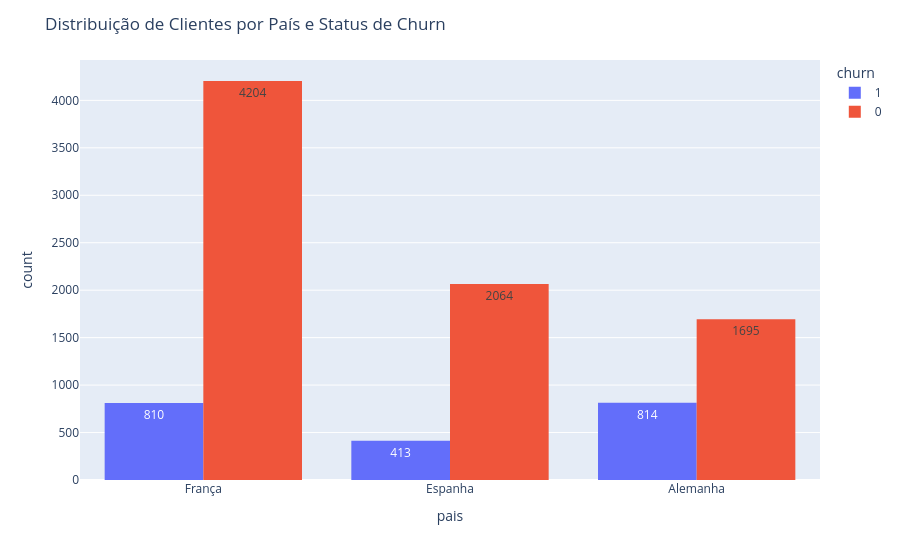

The notebook cell this image was saved under:
### Code cell
fig2 = px.histogram(dados, x = 'pais', text_auto = True, color = 'churn', barmode = 'group')

fig2.update_layout(
    title='Distribuição de Clientes por País e Status de Churn'
)

fig2.show()

### Figure 1 — Plotly figure (JSON) as saved in the notebook; plotly's stock layout.template omitted (floating-point values rounded to 4 significant figures; data arrays with more than 128 entries replaced by an {"elided": "..."} marker saying what was removed)
{"data": [{"alignmentgroup": "True", "bingroup": "x", "hovertemplate": "churn=1<br>pais=%{x}<br>count=%{y}<extra></extra>", "legendgroup": "1", "marker": {"color": "#636efa", "pattern": {"shape": ""}}, "name": "1", "offsetgroup": "1", "orientation": "v", "showlegend": true, "texttemplate": "%{value}", "type": "histogram", "x": {"elided": "2037 str values"}, "xaxis": "x", "yaxis": "y"}, {"alignmentgroup": "True", "bingroup": "x", "hovertemplate": "churn=0<br>pais=%{x}<br>count=%{y}<extra></extra>", "legendgroup": "0", "marker": {"color": "#EF553B", "pattern": {"shape": ""}}, "name": "0", "offsetgroup": "0", "orientation": "v", "showlegend": true, "texttemplate": "%{value}", "type": "histogram", "x": {"elided": "7963 str values"}, "xaxis": "x", "yaxis": "y"}], "layout": {"barmode": "group", "legend": {"title": {"text": "churn"}, "tracegroupgap": 0}, "margin": {"t": 60}, "title": {"text": "Distribuição de Clientes por País e Status de Churn"}, "xaxis": {"anchor": "y", "domain": [0, 1], "title": {"text": "pais"}}, "yaxis": {"anchor": "x", "domain": [0, 1], "title": {"text": "count"}}}}
